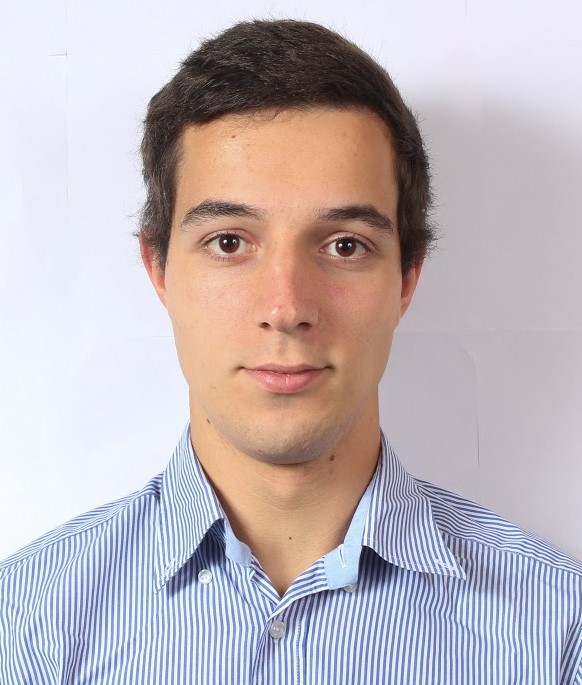
#> input picture pics/alex.jpg, 582 x 685 px
$ python -i relief.py   (imports and definitions only)
#> lines starting #> are read from the running program, lines starting #| are printed output that depends on the picture; after the words box and inside, x2 and y2 are one past the last pixel; in counts of white or black regions, pixels touching at a corner belong together
"""Give a mosaic depth: find the picture's subject and raise it above the background.

Three choices, in ``RELIEFS``:

- "flat": every piece at the same height.
- "stepped": the subject stands on stacks of hidden plates, its core higher still.
- "depth": stacks follow how near each part of the picture looks (see ``depth``).

The subject comes from GrabCut, part of OpenCV, so nothing has to be downloaded. It can
be wrong: an implausible subject falls back to an ellipse in the middle of the picture.
"""

from __future__ import annotations

from collections import Counter
from dataclasses import dataclass, field

import cv2
import numpy as np

from studify.models.bricklink import ROUND_TILE
from studify.models.plates import PLATE_SIZES, Plate, count_parts, pack_baseplates, plate_regions
from studify.models.static import COLORS, DIM_BASE

RELIEFS = ("flat", "stepped", "depth")
DEFAULT_RELIEF = "flat"

BACKGROUND, SUBJECT, CORE = 0, 1, 2
# Plates stacked under the visible piece, by level ("stepped" only).
STEPPED_PLATES = np.array([0, 2, 3])
# Hidden stacks can be any colour; black is cheap, and reads as shadow where a side shows.
SUPPORT_BRICK = list(COLORS).index("Black")

_RECT_INSET = 0.08  # GrabCut starts from a box this far inside the picture.
_MIN_SUBJECT, _MAX_SUBJECT = 0.05, 0.9  # Share of the picture a plausible subject covers.
_GRABCUT_ITERATIONS = 5
_CORE_SHARE = 0.5  # Of the way from the subject's outline to its deepest point.
_MIN_CORE_DEPTH = 3  # In studs: anything closer to the outline makes too thin a stack.


def _ellipse(shape: tuple[int, int], center: tuple[int, int], axes: tuple[int, int]) -> np.ndarray:
    mask = np.zeros(shape, dtype=np.uint8)
    cv2.ellipse(mask, center, axes, 0, 0, 360, 1, -1)
    return mask.astype(bool)


def _largest_component(mask: np.ndarray) -> np.ndarray:
    count, labels, stats, _ = cv2.connectedComponentsWithStats(mask.astype(np.uint8))
    if count < 2:
        return np.zeros(mask.shape, dtype=bool)
    return labels == 1 + int(np.argmax(stats[1:, cv2.CC_STAT_AREA]))


def subject_mask(rgb: np.ndarray) -> np.ndarray:
    """Return a boolean grid of the picture's subject, free of thin slivers."""
    height, width = rgb.shape[:2]
    fallback = _ellipse((height, width), (width // 2, height // 2), (width * 3 // 8, height * 3 // 8))
    inset_x, inset_y = max(1, round(width * _RECT_INSET)), max(1, round(height * _RECT_INSET))
    rect = (inset_x, inset_y, width - 2 * inset_x, height - 2 * inset_y)
    if rect[2] < 1 or rect[3] < 1:
        return fallback
    # A fixed seed: the guide must get the same subject as the preview it follows.
    cv2.setRNGSeed(0)
    labels = np.zeros((height, width), dtype=np.uint8)
    models = np.zeros((1, 65)), np.zeros((1, 65))
    try:
        cv2.grabCut(rgb[..., ::-1].copy(), labels, rect, *models, _GRABCUT_ITERATIONS, cv2.GC_INIT_WITH_RECT)
    except cv2.error:
        return fallback
    mask = np.isin(labels, (cv2.GC_FGD, cv2.GC_PR_FGD)).astype(np.uint8)
    kernel = np.ones((3, 3), dtype=np.uint8)
    # Opening removes what a stack couldn't stand up as: anything under 3 studs wide.
    mask = cv2.morphologyEx(cv2.morphologyEx(mask, cv2.MORPH_OPEN, kernel), cv2.MORPH_CLOSE, kernel)
    subject = _largest_component(mask)
    return subject if _MIN_SUBJECT <= subject.mean() <= _MAX_SUBJECT else fallback


def core_mask(subject: np.ndarray) -> np.ndarray:
    """Return the part of a subject furthest from its outline: what stands highest."""
    if not subject.any():
        return subject
    distance = cv2.distanceTransform(subject.astype(np.uint8), cv2.DIST_L2, 3)
    return distance >= max(_MIN_CORE_DEPTH, distance.max() * _CORE_SHARE)


def subject_levels(rgb: np.ndarray) -> np.ndarray:
    """Return a grid of ``BACKGROUND``, ``SUBJECT`` or ``CORE`` for a picture."""
    levels = np.full(rgb.shape[:2], BACKGROUND, dtype=int)
    subject = subject_mask(rgb)
    levels[subject] = SUBJECT
    levels[core_mask(subject)] = CORE
    return levels


@dataclass(frozen=True)
class Layout:
    """Which piece goes where in a mosaic."""

    heights: np.ndarray  # Plates stacked under each stud's visible piece.
    tiles: np.ndarray  # Studs topped by a round tile, rather than a square or rectangular one.
    plates: list[Plate]  # Visible square and rectangular tiles, covering every other stud.
    supports: list[list[Plate]]  # Hidden plates by layer, the lowest first.
    # What holds it together, if not just baseplates (see ``assembly.assembly_parts``).
    assembly: dict[tuple[int, str], int] = field(default_factory=dict)

    # [4 lines left out: function regions, not called in this run]

    @property
    def support_count(self) -> int:
        return sum(len(layer) for layer in self.supports)

    @property
    def assembly_count(self) -> int:
        return sum(self.assembly.values())

    # [48 lines left out: functions parts, _support_layer, lay_out, not called in this run]

>>> import cv2
>>> picture = cv2.imread('../../pics/alex.jpg')
#> picture is the input picture: shape (685, 582, 3); mean B, G, R 187.1, 181.9, 192.2
>>> result = subject_levels(picture)
#> in _ellipse, `cv2.ellipse(mask, center, axes, 0, 0, 360, 1, -1)`:
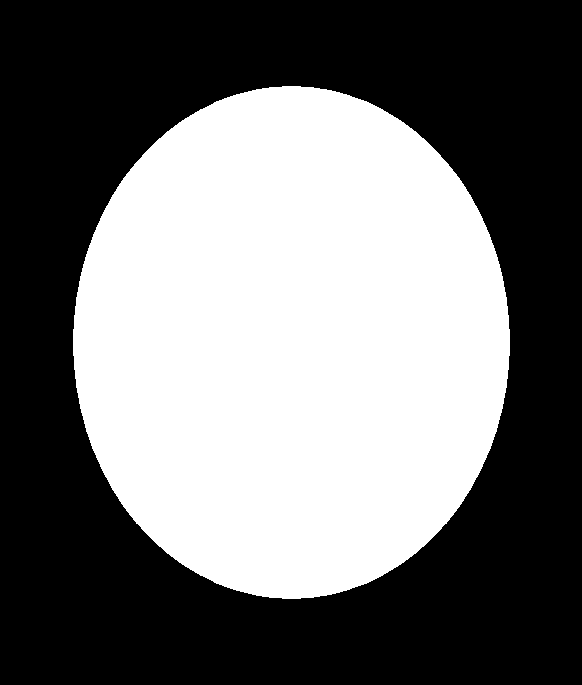
#> mask: shape (685, 582); values 0 (black) and 1 (white), 44.1% white; 1 white region, box (x1, y1, x2, y2) and area: (73, 86, 510, 599) 175851
#> in subject_mask, `mask = np.isin(labels, (cv2.GC_FGD, cv2.GC_PR_FGD)).astype(np.uint8)`:
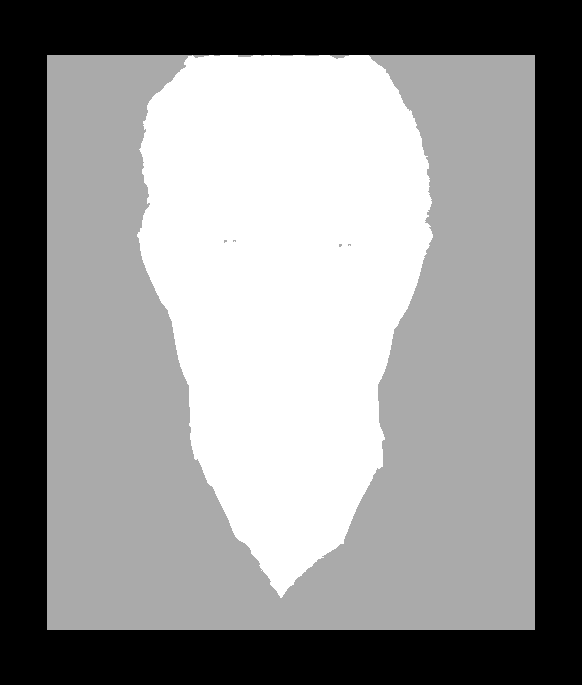
#> labels: shape (685, 582); min 0, max 3, mean 1.69; drawn with min black and max white
#> in subject_mask, `subject = _largest_component(mask)`:
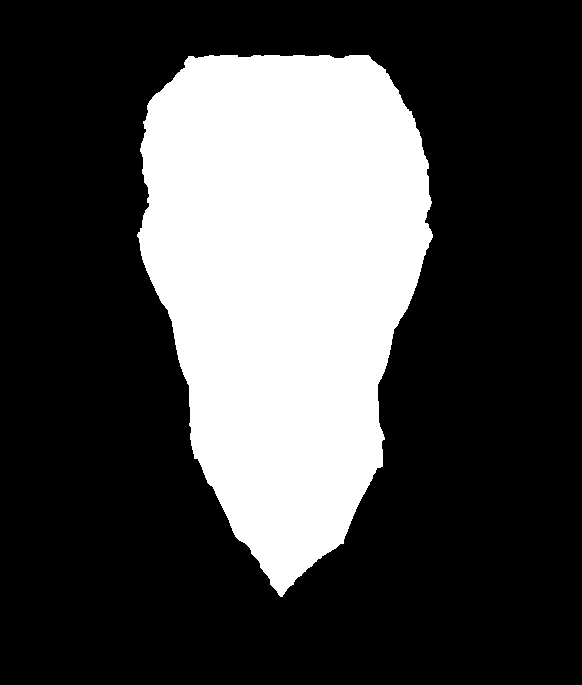
#> mask: shape (685, 582); values 0 (black) and 1 (white), 28.2% white; 1 white region, box (x1, y1, x2, y2) and area: (137, 55, 433, 597) 112313
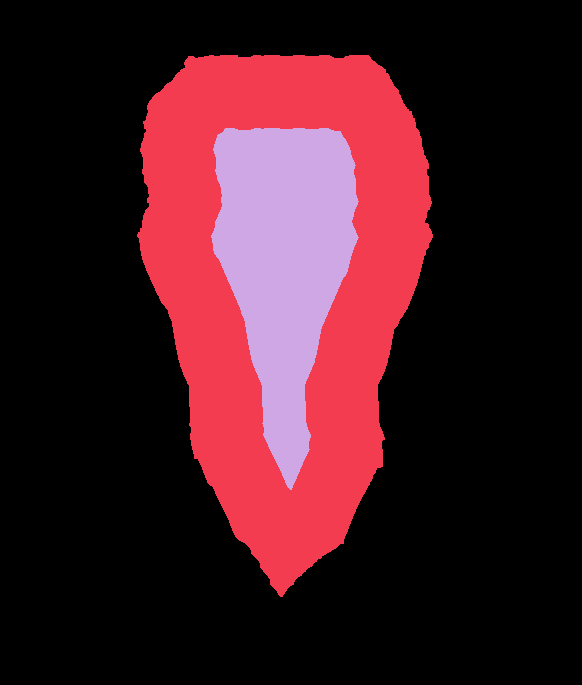
#> result: shape (685, 582) int64; 3 distinct labels, from 0 to 2; one colour per label, 0 black
